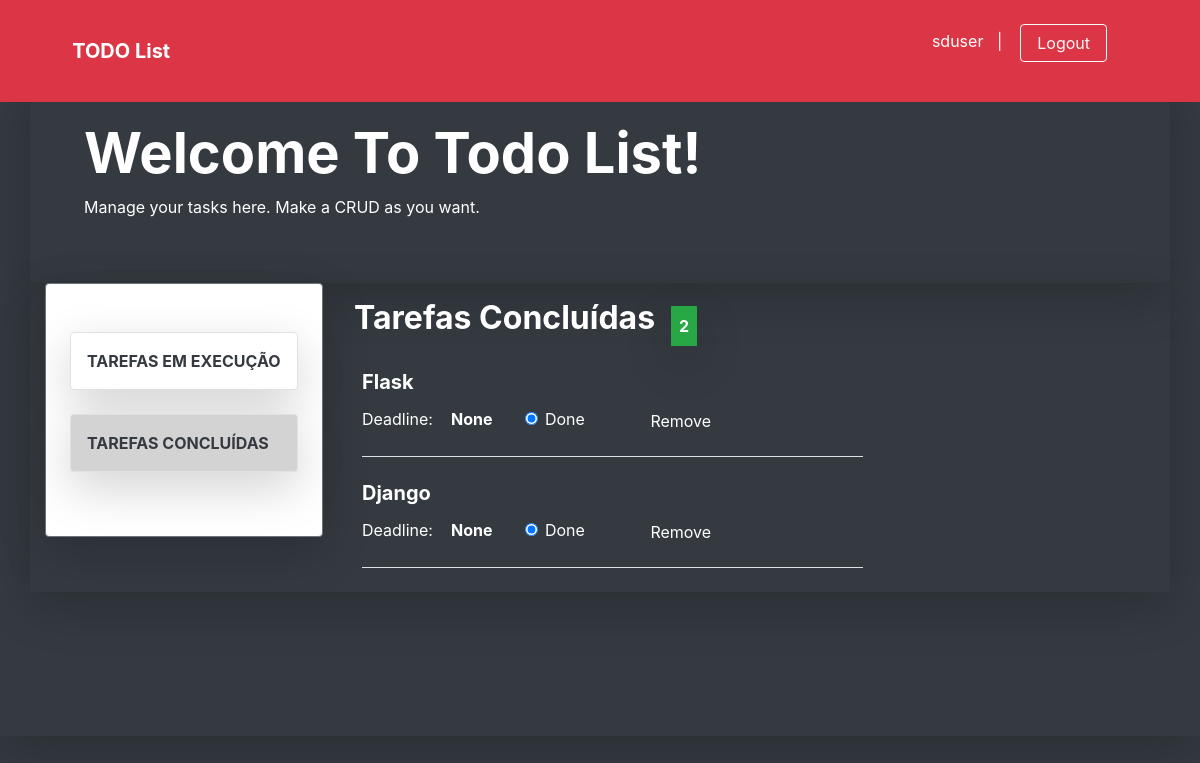
The app's page /task_done (signed in), older data.
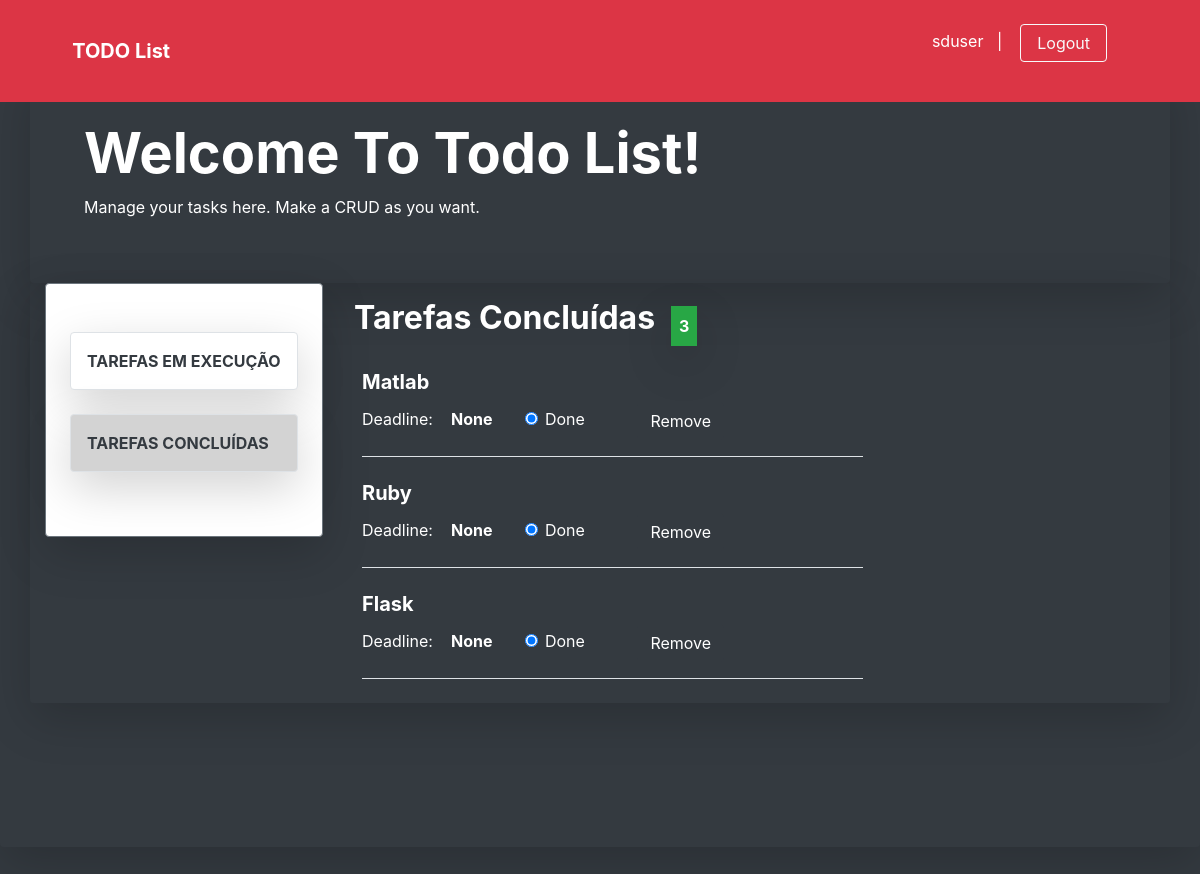
The same page, newer data.
### app/models/tables.py (models this page shows, shortened)
class Task(db.Model):
    __tablename__ = 'tasks'
    id = db.Column(db.Integer, primary_key=True)
    task_name = db.Column(db.String, unique=True)
    description = db.Column(db.Text)
    start_date = db.Column(
        db.String,
        server_default=db.func.now(),
        nullable=False
    )
    done_status = db.Column(db.Boolean, default=False)
    deadline = db.Column(db.String, nullable=True)
    user_id = db.Column(db.Integer, db.ForeignKey('users.id'))
    task_owner = db.relationship('User', foreign_keys=user_id)

### app/controllers/default.py (the view, shortened to what this page needs)
@app.route('/task_done', methods=['GET', 'POST'])
@login_required
def task_done():
    task_form = TaskForm()
    tasks = Task.query.filter_by(user_id=current_user.id)
    task_done_amount = 0
    for t in tasks:
        if t.done_status == True:
            task_done_amount += 1
    return render_template(
        'task_done.html',
        tasks=tasks,
        task_form=task_form,
        amount=task_done_amount
    )

### app/models/forms.py
class TaskForm(FlaskForm):
    taskname = StringField(
        'taskname',
        validators=[DataRequired()]
    )
    description = TextField(
        'description',
        validators=[DataRequired()]
    )
    deadline = StringField(
        'deadline'
    )

### app/controllers/default.py (called while the page is built)
@login_manager.user_loader
def load_user(id):
    return User.query.filter_by(id=id).first()

### app/models/tables.py (called while the page is built)
    @property
    def is_authenticated(self):
        return True

### app/templates/task_done.html (shortened to what this page needs)
{% extends 'base-dashboard.html' %}
{% block content %}
<main role="main" class="shadow-lg bg-dark rounded">
    <div class="shadow-lg container bg-dark text-white py-5 rounded">
        <div class="container ml-4">
           <h1 class="display-4 font-weight-bolder text-capitalize">Welcome to todo list!</h1>
           <p>Manage your tasks here. Make a CRUD as you want.</p>
        </div>
    </div>
    <div class="shadow-lg container w-100 row mx-auto rounded">
        <div class="shadow-lg w-25 row border border-secondary py-5 mb-auto ml-0 bg-white rounded">
            <div class="list-group rounded mx-auto my-auto">
                <a class="shadow-lg border list-group-item list-group-item-action text-dark font-weight-bolder text-uppercase p-3 mb-4 rounded" href="{{ url_for('task_doing') }}">tarefas em execução</a>
                <a id="active_done" class="shadow-lg border list-group-item list-group-item-action text-dark font-weight-bolder text-uppercase p-3 mb-3 rounded" href="{{ url_for('task_done') }}">tarefas concluídas</a>
            </div>
        </div>
        <div class="w-75 mx-auto">
            <div id="all-task" class=" row col col-sm-8 col-md-8 col-lg-8 col-xl-8 text-white text-capitalize ml-2">
                <h2 class="display-7 text-white text-capitalize font-weight-bolder mb-3 p-3">Tarefas concluídas</h2><p class="my-auto p-2 btn-success shadow-lg text-white font-weight-bolder">{{amount}}</p>
                {% for t in tasks[::-1] %}
                    {% if t.done_status == True %}
                        <div class="ml-4 text-white text-capitalize w-100 border-bottom mb-4">
                            <a  title="Click to update this task" class="text-decoration-none text-white" href="{{ url_for('task_pre_update', task_id=t.id) }}">
                                <h5><strong>{{ t.task_name }}</strong></h5>
                            </a>
                            <p class="d-inline">Deadline: &nbsp;&nbsp; <strong>None</strong>
                              <form class="d-inline ml-5" method="POST" action="{{ url_for('task_done') }}">
                                  <label class="form-check-label">
                                     <input type="radio" class="form-check-input" name="inputRadio" checked>Done
                                  </label>
                              </form>
                              <form method="POST" action="{{ url_for('task_delete') }}" class="d-inline ml-5" >
                                <button type="submit" class="btn btn-dark">Remove</button>
                              </form>
                            </p>
                        </div>
                    {% endif %}
                {% endfor %}
            </div>
        </div>
        <br><br><br>
    </div>
    <br><br><br>
    <br><br><br>
</main>
{% endblock %}

Row changes from the older to the newer data that the page shows:
removed Task: task_name "Django"
added Task: task_name "Matlab"
added Task: task_name "Ruby"
Text that changed along with them:
{{ amount }}: "2" → "3"
